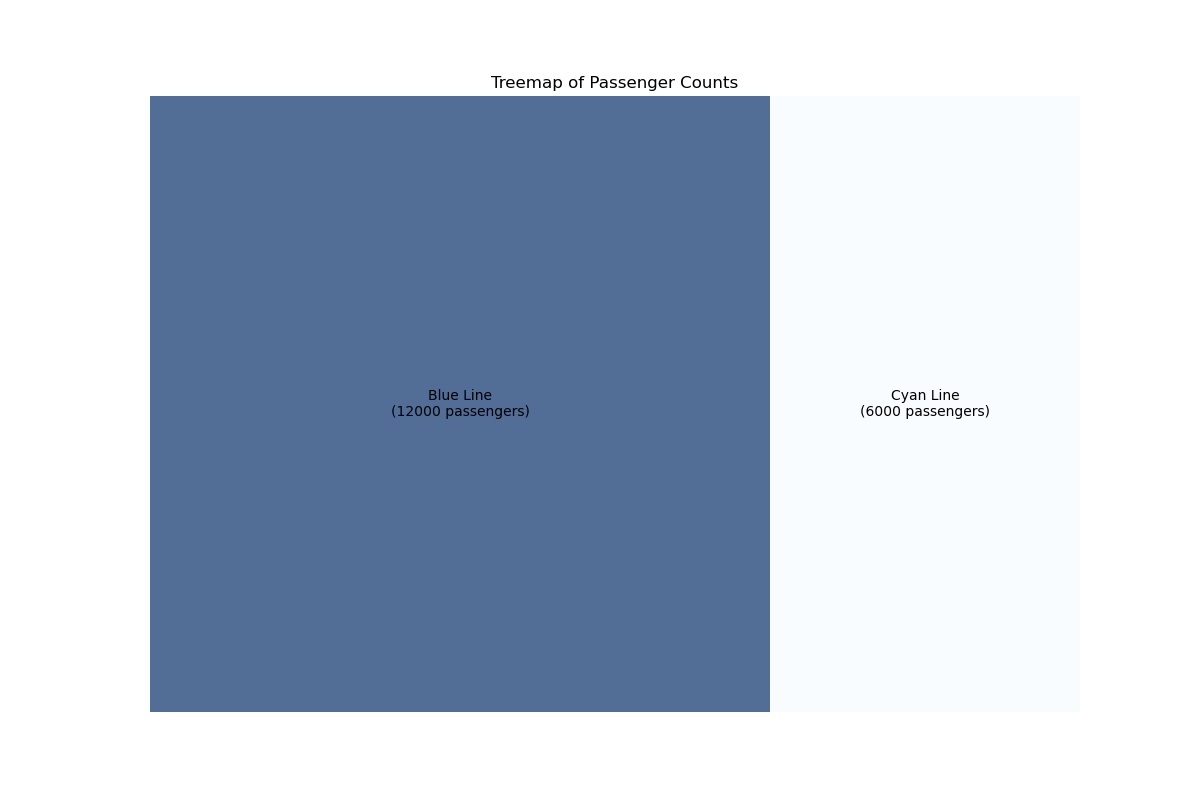

The script that drew this image:

import matplotlib.pyplot as plt
import squarify

# Your data
chart_data = [
    {'Line': 'Blue Line', 'Passenger Count (Daily)': 12000, 'Length (miles)': 22, 'Areas Covered': 'Downtown to Suburbs'},
    #... include all other lines here
    {'Line': 'Cyan Line', 'Passenger Count (Daily)': 6000, 'Length (miles)': 11, 'Areas Covered': 'Shopping Centers to Housing Estates'}
]

# Create lists of sizes and labels based on the passenger count, and a list of colors based on the length
sizes = [data['Passenger Count (Daily)'] for data in chart_data]
labels = [f"{data['Line']}\n({data['Passenger Count (Daily)']} passengers)" for data in chart_data]
lengths = [data['Length (miles)'] for data in chart_data]

# Normalize the lengths to a suitable color range
max_length = max(lengths)
min_length = min(lengths)
colors = [(length - min_length) / (max_length - min_length) for length in lengths]

# Create a color map
cmap = plt.cm.Blues
normed_colors = [cmap(color) for color in colors]

# Create a figure
plt.figure(figsize=(12, 8))

# Create a treemap
squarify.plot(sizes=sizes, label=labels, color=normed_colors, alpha=.7)

# Add title and remove axes
plt.title("Treemap of Passenger Counts")
plt.axis('off')

# Show plot
plt.show()
